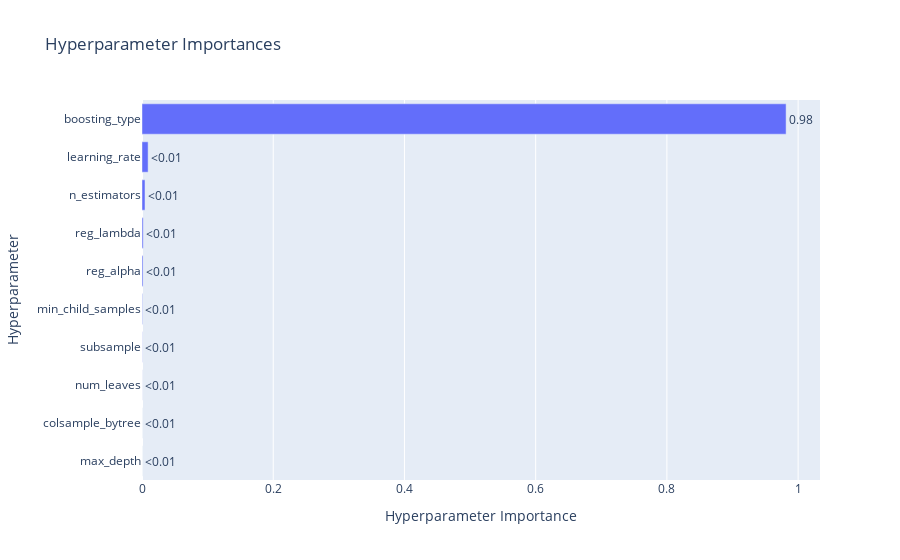

This figure's notebook cell:
### Code cell
optuna.visualization.plot_param_importances(study_lgb)

### Figure 1 — Plotly figure (JSON) as saved in the notebook; plotly's stock layout.template omitted (floating-point values rounded to 4 significant figures)
{"data": [{"cliponaxis": false, "hovertemplate": ["max_depth (IntDistribution): 1.7953655620372075e-05<extra></extra>", "colsample_bytree (FloatDistribution): 4.4586067432044394e-05<extra></extra>", "num_leaves (IntDistribution): 7.340310893154379e-05<extra></extra>", "subsample (FloatDistribution): 0.00023844702432633064<extra></extra>", "min_child_samples (IntDistribution): 0.00063375128746243<extra></extra>", "reg_alpha (FloatDistribution): 0.001579322304348991<extra></extra>", "reg_lambda (FloatDistribution): 0.001830823316915165<extra></extra>", "n_estimators (IntDistribution): 0.004575381202748493<extra></extra>", "learning_rate (FloatDistribution): 0.009308964803938244<extra></extra>", "boosting_type (CategoricalDistribution): 0.9816973672282766<extra></extra>"], "name": "Objective Value", "orientation": "h", "text": ["<0.01", "<0.01", "<0.01", "<0.01", "<0.01", "<0.01", "<0.01", "<0.01", "<0.01", "0.98"], "textposition": "outside", "type": "bar", "x": [1.795e-05, 4.459e-05, 7.34e-05, 0.0002384, 0.0006338, 0.001579, 0.001831, 0.004575, 0.009309, 0.9817], "y": ["max_depth", "colsample_bytree", "num_leaves", "subsample", "min_child_samples", "reg_alpha", "reg_lambda", "n_estimators", "learning_rate", "boosting_type"]}], "layout": {"title": {"text": "Hyperparameter Importances"}, "xaxis": {"title": {"text": "Hyperparameter Importance"}}, "yaxis": {"title": {"text": "Hyperparameter"}}}}
